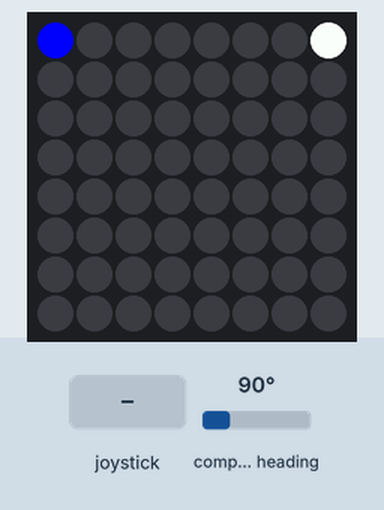
Recording of a program running on a simulated Raspberry Pi (BCM pin numbers) with a Sense HAT. Parts: the Sense HAT's 8×8 RGB LED matrix. The inputs (shaded band) are chosen by the test bench; at power-on: compass heading 90°.

Above: at 1.2 s.
1.3 s: compass heading set to 7°
At 1.8 s:
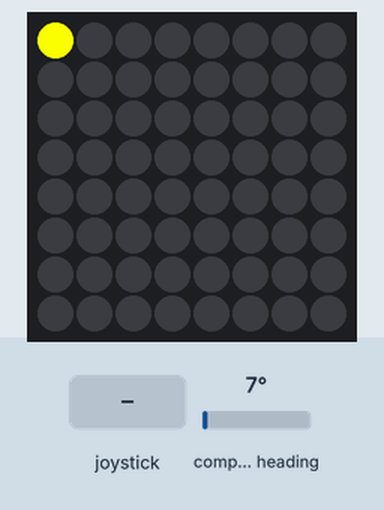
2.8 s: joystick pushed left
At 4.0 s:
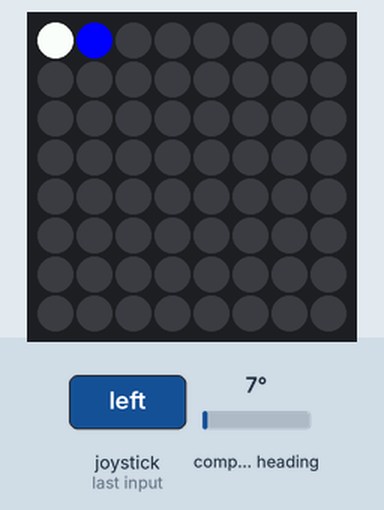
4.3 s: compass heading set to 90°
At 5.2 s:
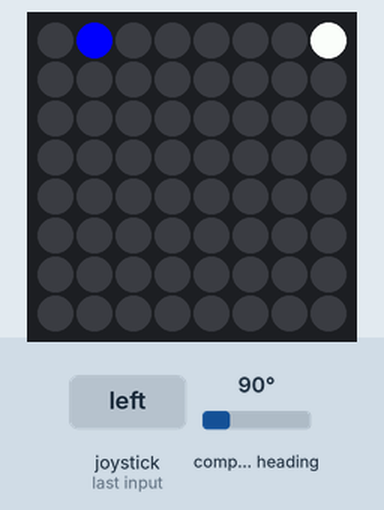
5.8 s: compass heading set to 269°
At 6.4 s:
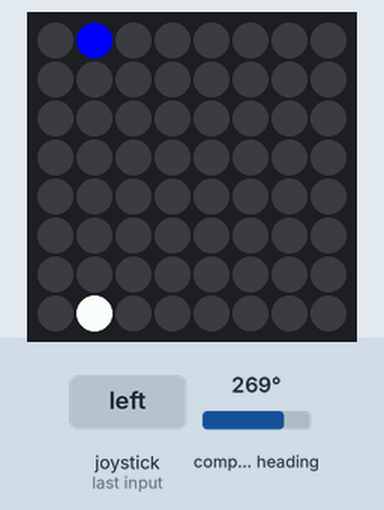
7.3 s: joystick pushed left
At 7.7 s:
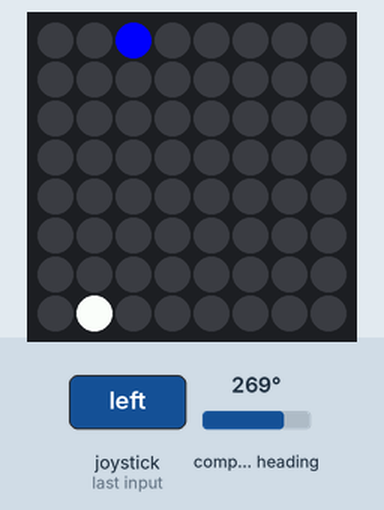
Timing chart, 0 to 9.8 s (numbered marks = the images above; inputs shaded):
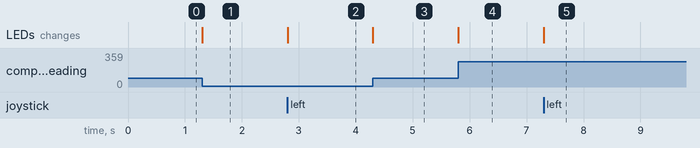

The program:

senseHat_compass.py
```python
from sense_hat import SenseHat
from time import sleep

sense = SenseHat()

R = [255, 0, 0]  # Red
Y = [255, 255, 0] # Yellow
G = [0, 255, 0] # Green
B = [0, 0, 255] # Blue
W = [255, 255, 255]  # White
O = [0, 0, 0]   # Off

pointer = 0
colourList = [R, G, B, W]

# Map from linear number section of edge.
def mapEdge(position):

    position = position % 28

    if (position < 8):
        return position
    elif (8 <= position < 15):
        return ((position - 6) * 8) - 1
    elif (15 <= position < 22):
        return 63 - (position - 15) - 1
    elif (22 <= position < 28):
        return (position * (-8)) + 224

def mapValue(x, in_min, in_max, out_min, out_max):
    return int((x - in_min) * (out_max - out_min) / (in_max - in_min) + out_min)

while True:

    for event in sense.stick.get_events():

        if (event.action == "pressed" and event.direction == "left"):
            pointer += 1
        elif (event.action == "pressed" and event.direction == "right"):
            pointer -= 1
        pointer = pointer % 28

    direction = sense.get_compass()
    screen = []
    indicator_pos = mapEdge(mapValue(direction, 0, 360, 0, 28))
    pointer_pos = mapEdge(pointer)

    for i in range(64):
        if (indicator_pos == pointer_pos == i):
            screen.append(Y)
        elif (indicator_pos == i):
            screen.append(W)
        elif (pointer_pos == i):
            screen.append(B)
        else:
            screen.append(O)

    sense.set_pixels(screen)
```

Measured:
- after the input at 1.3 s, the LEDs: change at once (image 1)
- after the input at 2.8 s, the LEDs: change at once (image 2)
- after the input at 4.3 s, the LEDs: change at once (image 3)
- after the input at 5.8 s, the LEDs: change at once (image 4)
- after the input at 7.3 s, the LEDs: change at once (image 5)
